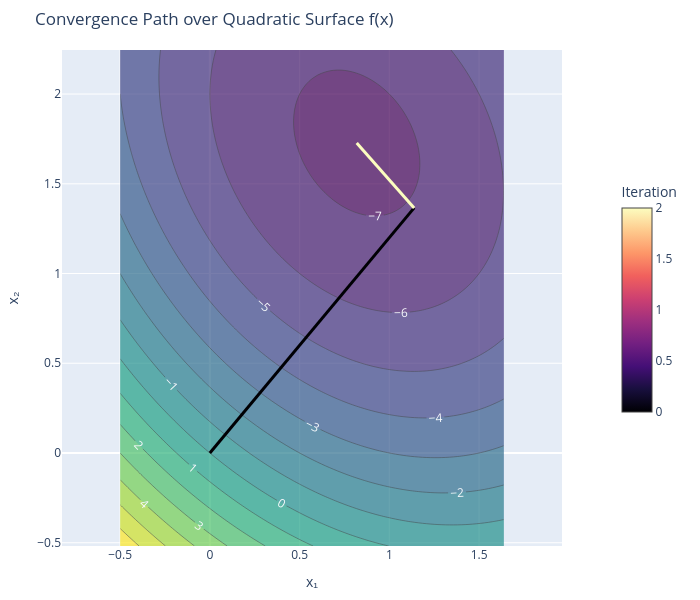

Notebook source saved alongside this figure:
### Markdown cell above
#### Step Direction: Conjugate Gradient

To fix the zig-zagging, we must choose step directions that strictly **do not undo each other**. We enforce this by requiring that every new step direction is *conjugate* (orthogonal with respect to $\mathbf{A}$) to all previous step directions:

$$ {\mathbf{s}^{(k+1)}}^T \mathbf{A} \mathbf{s}^{(k)} = 0 $$

This ensures the steps are linearly independent. By building the next direction from a combination of the current residual and the previous direction, we derive the **Conjugate Gradient** update rule:

$$ \mathbf{s}^{(k+1)} = \mathbf{r}^{(k+1)} - \frac{{\mathbf{r}^{(k+1)}}^T \mathbf{A} \mathbf{s}^{(k)}}{{\mathbf{s}^{(k)}}^T \mathbf{A} \mathbf{s}^{(k)}} \mathbf{s}^{(k)} $$

Let's use `scipy.sparse.linalg.cg` to see how beautifully this solves the zig-zag problem!

### Code cell
from scipy.sparse.linalg import cg

A = np.array([[4, 1], [1, 3]])
b = np.array([5, 6])
x0 = np.array([0., 0.])

# We use a clean tracker from our package to avoid boilerplate callbacks
tracker = exe.IterationTracker(x0)

# Execute the native SciPy solver
solution, info = cg(A, b, x0=x0, callback=tracker)

# Visualize the path over the purely quadratic surface
fig = exe.visualize_convergence_2d(A, b, tracker.iterations, surface_type='quadratic')
fig.show()

iterations = np.array(tracker.iterations)
print('Converged in ', len(tracker.iterations)-1, ' steps.')

### Figure 1 — Plotly figure (JSON) as saved in the notebook; plotly's stock layout.template omitted (floating-point values rounded to 4 significant figures; data arrays with more than 128 entries replaced by an {"elided": "..."} marker saying what was removed)
{"data": [{"colorscale": [[0, "#440154"], [0.1111, "#482878"], [0.2222, "#3e4989"], [0.3333, "#31688e"], [0.4444, "#26828e"], [0.5556, "#1f9e89"], [0.6667, "#35b779"], [0.7778, "#6ece58"], [0.8889, "#b5de2b"], [1, "#fde725"]], "contours": {"labelfont": {"color": "white", "size": 12}, "showlabels": true}, "opacity": 0.7, "showscale": false, "type": "contour", "x": [-0.5, -0.4784, -0.4568, -0.4352, -0.4136, -0.392, -0.3704, -0.3488, -0.3272, -0.3056, -0.284, -0.2624, -0.2408, -0.2192, -0.1976, -0.1761, -0.1545, -0.1329, -0.1113, -0.08967, -0.06807, -0.04647, -0.02488, -0.003279, 0.01832, 0.03991, 0.06151, 0.08311, 0.1047, 0.1263, 0.1479, 0.1695, 0.1911, 0.2127, 0.2343, 0.2559, 0.2775, 0.2991, 0.3207, 0.3423, 0.3639, 0.3855, 0.4071, 0.4287, 0.4502, 0.4718, 0.4934, 0.515, 0.5366, 0.5582, 0.5798, 0.6014, 0.623, 0.6446, 0.6662, 0.6878, 0.7094, 0.731, 0.7526, 0.7742, 0.7958, 0.8174, 0.839, 0.8606, 0.8822, 0.9038, 0.9254, 0.947, 0.9686, 0.9902, 1.012, 1.033, 1.055, 1.077, 1.098, 1.12, 1.141, 1.163, 1.185, 1.206, 1.228, 1.249, 1.271, 1.293, 1.314, 1.336, 1.357, 1.379, 1.4, 1.422, 1.444, 1.465, 1.487, 1.508, 1.53, 1.552, 1.573, 1.595, 1.616, 1.638], "y": [-0.5182, -0.4903, -0.4624, -0.4344, -0.4065, -0.3786, -0.3507, -0.3228, -0.2949, -0.2669, -0.239, -0.2111, -0.1832, -0.1553, -0.1274, -0.09945, -0.07153, -0.04362, -0.0157, 0.01221, 0.04013, 0.06804, 0.09596, 0.1239, 0.1518, 0.1797, 0.2076, 0.2355, 0.2635, 0.2914, 0.3193, 0.3472, 0.3751, 0.403, 0.4309, 0.4589, 0.4868, 0.5147, 0.5426, 0.5705, 0.5984, 0.6264, 0.6543, 0.6822, 0.7101, 0.738, 0.7659, 0.7938, 0.8218, 0.8497, 0.8776, 0.9055, 0.9334, 0.9613, 0.9893, 1.017, 1.045, 1.073, 1.101, 1.129, 1.157, 1.185, 1.213, 1.24, 1.268, 1.296, 1.324, 1.352, 1.38, 1.408, 1.436, 1.464, 1.492, 1.52, 1.548, 1.575, 1.603, 1.631, 1.659, 1.687, 1.715, 1.743, 1.771, 1.799, 1.827, 1.855, 1.883, 1.91, 1.938, 1.966, 1.994, 2.022, 2.05, 2.078, 2.106, 2.134, 2.162, 2.19, 2.218, 2.245], "z": {"elided": "100x100 float values"}}, {"line": {"color": "rgb(0, 0, 4)", "width": 3}, "mode": "lines", "showlegend": false, "type": "scatter", "x": [0.0, 1.138], "y": [0.0, 1.366]}, {"line": {"color": "rgb(252, 253, 191)", "width": 3}, "mode": "lines", "showlegend": false, "type": "scatter", "x": [1.138, 0.8182], "y": [1.366, 1.727]}, {"marker": {"color": [0, 2], "colorbar": {"len": 0.5, "title": {"text": "Iteration"}, "x": 1.1, "y": 0.5}, "colorscale": [[0, "#000004"], [0.1111, "#180f3d"], [0.2222, "#440f76"], [0.3333, "#721f81"], [0.4444, "#9e2f7f"], [0.5556, "#cd4071"], [0.6667, "#f1605d"], [0.7778, "#fd9668"], [0.8889, "#feca8d"], [1, "#fcfdbf"]], "showscale": true, "size": 0}, "mode": "markers", "showlegend": false, "type": "scatter", "x": [null], "y": [null]}], "layout": {"height": 600, "margin": {"b": 20, "l": 20, "r": 20, "t": 50}, "title": {"text": "Convergence Path over Quadratic Surface f(x)"}, "width": 700, "xaxis": {"title": {"text": "x₁"}}, "yaxis": {"scaleanchor": "x", "scaleratio": 1, "title": {"text": "x₂"}}}}
